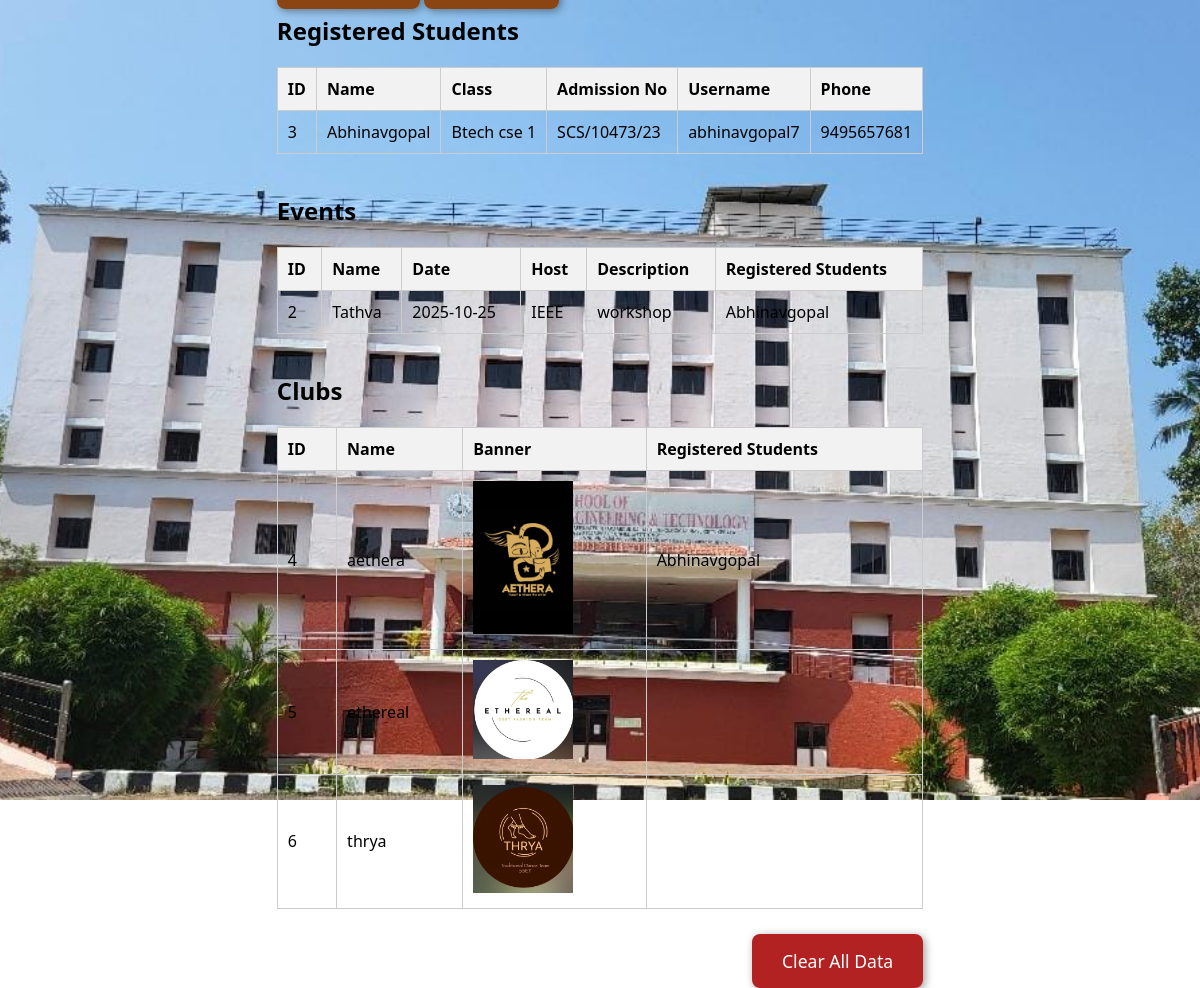
Page /admin-dashboard (signed in) on the committed database.
### tables this page shows
CREATE TABLE students (
        id INTEGER PRIMARY KEY AUTOINCREMENT,
        name TEXT NOT NULL,
        class TEXT,
        admissionNo TEXT UNIQUE,
        username TEXT UNIQUE,
        password TEXT,
        phone TEXT
    );

CREATE TABLE events (
        id INTEGER PRIMARY KEY AUTOINCREMENT,
        name TEXT,
        date TEXT,
        host TEXT,
        description TEXT
    );

CREATE TABLE clubs (
        id INTEGER PRIMARY KEY AUTOINCREMENT,
        name TEXT,
        banner TEXT
    );

### app.py (the view)
@app.route('/admin-dashboard')
def admin_dashboard():
    if 'admin_id' not in session:
        return redirect(url_for('admin_login'))
    conn = get_db_connection()
    students = conn.execute('SELECT * FROM students').fetchall()
    events = conn.execute('SELECT * FROM events').fetchall()
    clubs = conn.execute('SELECT * FROM clubs').fetchall()
    event_registrations = {}
    for event in events:
        registered_students = conn.execute('''
            SELECT s.name FROM students s
            JOIN event_registrations er ON s.id = er.student_id
            WHERE er.event_id = ?
        ''', (event['id'],)).fetchall()
        event_registrations[event['id']] = registered_students
    club_registrations = {}
    for club in clubs:
        registered_students = conn.execute('''
            SELECT s.name FROM students s
            JOIN club_memberships cm ON s.id = cm.student_id
            WHERE cm.club_id = ?
        ''', (club['id'],)).fetchall()
        club_registrations[club['id']] = registered_students
    conn.close()
    return render_template(
        'admin-dash.html',
        students=students,
        events=events,
        clubs=clubs,
        event_registrations=event_registrations,
        club_registrations=club_registrations
    )

### app.py (called while the page is built)
def get_db_connection():
    conn = sqlite3.connect('campusconnect.db')
    conn.row_factory = sqlite3.Row
    return conn

### templates/admin-dash.html (shortened to what this page needs)
<!DOCTYPE html>
<html lang="en">
<head>
  <link rel="stylesheet" href="{{ url_for('static', filename='styles.css') }}">
</head>
<body>
  <div class="dashboard-container">
    <div class="action-buttons">
      <a href="{{ url_for('create_event') }}" class="btn">Add Event</a>
      <a href="{{ url_for('create_club') }}" class="btn">Add Club</a>
    </div>
    <h2>Registered Students</h2>
    <table>
      <tr>
        <th>ID</th>
        <th>Name</th>
        <th>Class</th>
        <th>Admission No</th>
        <th>Username</th>
        <th>Phone</th>
      </tr>
      {% for student in students %}
      <tr>
        <td>{{ student.id }}</td>
        <td>{{ student.name }}</td>
        <td>{{ student.class }}</td>
        <td>{{ student.admissionNo }}</td>
        <td>{{ student.username }}</td>
        <td>{{ student.phone }}</td>
      </tr>
      {% endfor %}
    </table>
    <h2>Events</h2>
    <table>
      <tr>
        <th>ID</th>
        <th>Name</th>
        <th>Date</th>
        <th>Host</th>
        <th>Description</th>
        <th>Registered Students</th>
      </tr>
      {% for event in events %}
      <tr>
        <td>{{ event.id }}</td>
        <td>{{ event.name }}</td>
        <td>{{ event.date }}</td>
        <td>{{ event.host }}</td>
        <td>{{ event.description }}</td>
        <td>
          {% for student in event_registrations[event.id] %}
            {{ student.name }}<br>
          {% endfor %}
        </td>
      </tr>
      {% endfor %}
    </table>
    <h2>Clubs</h2>
    <table>
      <tr>
        <th>ID</th>
        <th>Name</th>
        <th>Banner</th>
        <th>Registered Students</th>
      </tr>
      {% for club in clubs %}
      <tr>
        <td>{{ club.id }}</td>
        <td>{{ club.name }}</td>
        <td><img src="{{ url_for('static', filename=club.banner) }}" width="100"></td>
        <td>
          {% for student in club_registrations[club.id] %}
            {{ student.name }}<br>
          {% endfor %}
        </td>
      </tr>
      {% endfor %}
    </table>
    <div class="clear-data-container">
      <a href="{{ url_for('clear_data') }}" class="btn btn-clear">Clear All Data</a>
    </div>
  </div>
</body>
</html>

### static/styles.css (style rules this page uses)
body { margin: 0; padding: 0; font-family: 'Segoe UI', Tahoma, Geneva, Verdana, sans-serif; background-image: url('dbms index page.jpg'); background-size: cover; background-position: center; background-repeat: no-repeat; display: flex; justify-content: center; align-items: center; height: 100vh; }
.btn { text-decoration: none; padding: 15px 30px; background-color: #8B4513; color: white; border: none; border-radius: 8px; font-size: 1.1rem; transition: transform 0.3s, background-color 0.3s; box-shadow: 2px 2px 8px rgba(0, 0, 0, 0.4); }
body { display: flex; justify-content: center; align-items: center; height: 100vh; }

### templates/admin-dash.html (style rules this page uses)
table { width: 100%; border-collapse: collapse; margin-bottom: 40px; }
th, td { border: 1px solid #ccc; padding: 10px; text-align: left; }
th { background-color: #f2f2f2; }
.btn-clear { background-color: #B22222; }
.clear-data-container { text-align: right; margin-top: 20px; }

### rows in the picture
students: id "3", name "Abhinavgopal", class "Btech cse 1", admissionNo "SCS/10473/23", username "abhinavgopal7", phone "9495657681"
events: id "2", name "Tathva", date "2025-10-25", host "IEEE", description "workshop"
clubs: id "4", name "aethera", banner (picture)
clubs: id "5", name "ethereal", banner (picture)
clubs: id "6", name "thrya", banner (picture)
